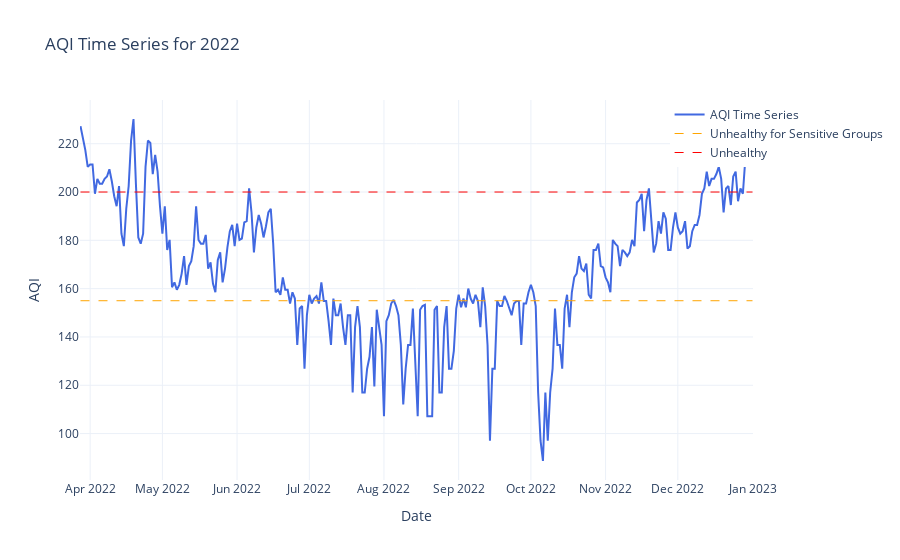

Notebook source saved alongside this figure:
### Code cell
aqi_2022 = analyze_year('data/Kathmandu_2022.csv', '2022')

### Figure 1 — Plotly figure (JSON) as saved in the notebook; plotly's stock layout.template omitted (floating-point values rounded to 4 significant figures; data arrays with more than 128 entries replaced by an {"elided": "..."} marker saying what was removed)
{"data": [{"line": {"color": "royalblue", "width": 2}, "mode": "lines", "name": "AQI Time Series", "type": "scatter", "x": {"elided": "280 str values"}, "y": {"elided": "280 float values"}}, {"line": {"color": "orange", "dash": "dash", "width": 1}, "mode": "lines", "name": "Unhealthy for Sensitive Groups", "type": "scatter", "x": [null], "y": [null]}, {"line": {"color": "red", "dash": "dash", "width": 1}, "mode": "lines", "name": "Unhealthy", "type": "scatter", "x": [null], "y": [null]}], "layout": {"legend": {"orientation": "v", "x": 1.2, "xanchor": "right", "y": 1, "yanchor": "top"}, "shapes": [{"line": {"color": "orange", "dash": "dash", "width": 1}, "type": "line", "x0": "2022-03-28T00:00:00", "x1": "2023-01-01T00:00:00", "y0": 155, "y1": 155}, {"line": {"color": "red", "dash": "dash", "width": 1}, "type": "line", "x0": "2022-03-28T00:00:00", "x1": "2023-01-01T00:00:00", "y0": 200, "y1": 200}], "title": {"text": "AQI Time Series for 2022"}, "xaxis": {"title": {"text": "Date"}}, "yaxis": {"title": {"text": "AQI"}}}}
